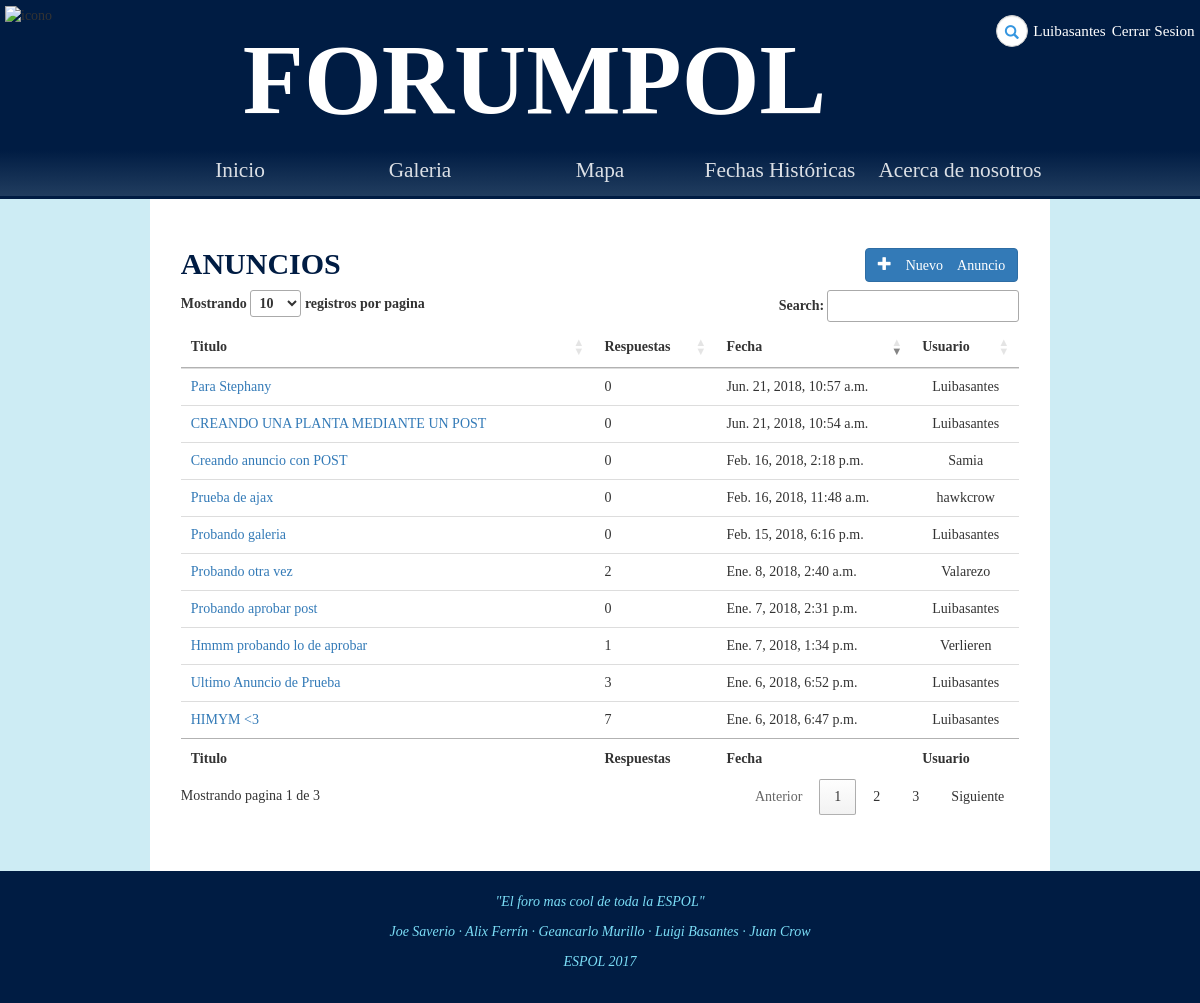
/foro/anuncios/ (signed in), run on the app's committed database.
### Foro/models.py (models this page shows, shortened)
class Thread(models.Model):
	op = models.ForeignKey(Post,on_delete=models.CASCADE)
	category = models.CharField(max_length=25, default='')
	topic = models.CharField(max_length=100, default='')
	respuestas = models.BigIntegerField(default=0)

class Post(models.Model):
	reply_to = models.ForeignKey('self',blank=True, null=True,on_delete=models.SET_NULL)
	content = models.TextField(max_length=500, default='')
	image = models.ImageField(upload_to=upload_location, blank=True,null=True)
	owner = models.ForeignKey(User,null=True,on_delete=models.SET_NULL)
	date = models.DateTimeField(auto_now=True)
	aprobado = models.NullBooleanField(default=None,null=True)

### Foro/views.py (the view)
# urls.py: url(r'^anuncios/(?P<Post_Id>[-]?[0-9]+)/$', login_required(views.detalle_anuncio), name='detalle_anuncio'),
def anuncios(request):
	all_anuncios = Thread.objects.filter(category="anuncio",op__aprobado=True).order_by("-id")
	username = request.user
	moderador = request.user.userprofile.moderador
	context = {'usuario':username,"threads":all_anuncios,"moderador":moderador}
	return render(request, "Foro/anuncios.html", context)

### Foro/templates/Foro/anuncios.html (shortened to what this page needs)
{% extends 'Foro/base.html' %}
{% load static from staticfiles %}
{% block estilo %}
<link rel="stylesheet" type="text/css" href="{% static 'css/anuncios.css' %}">
<link rel="stylesheet" type="text/css" href="https://cdn.datatables.net/1.10.16/css/jquery.dataTables.min.css">
{% endblock %}
{% block body %}
    <section>
        <div id="categoria" class="col-9">
            <div class="container anuncios">
                <h2>
                    <b>ANUNCIOS</b>
                    <a href="{% url 'foro:create_anuncio' %}" class="btn btn-primary pull-right" role="button"><span class="glyphicon glyphicon-plus"> Nuevo Anuncio</span></a>
                </h2>
                <table id="myTable" class="table" cellspacing="0" width="100%">
                    <thead>
                        <tr>
                            <th>Titulo</th>
                            <th class="respuesta">Respuestas</th>
                            <th>Fecha</th>
                            <th class="user">Usuario</th>
                        </tr>
                    </thead>
                    <tfoot>
                        <tr>
                            <th>Titulo</th>
                            <th class="respuesta">Respuestas</th>
                            <th>Fecha</th>
                            <th class="user">Usuario</th>
                        </tr>
                    </tfoot>
                    <tbody>
                        {% for thread in threads %}
                        <tr>
                            <td><a href="{% url 'foro:detalle_anuncio' thread.op.id %}">{{thread.topic}}</a></td>
                            <td class="respuesta">{{ thread.respuestas }}</td>
                            <td>{{thread.op.date}}</td>
                            <td class="user">{{thread.op.owner.username}}</td>
                        </tr>
                        {% endfor %}
                    </tbody>
                </table>
            </div>
        </div>
    </section>
{% endblock %}

### Foro/templates/Foro/base.html (shortened to what this page needs)
<!DOCTYPE html>
<html>
	<head>
        {% load staticfiles %}
		<link rel="stylesheet" type="text/css" href="{% static 'css/bootstrap.css' %}">
		<link rel="stylesheet" type="text/css" href="{% static 'css/estilo.css' %}">
		{% block estilo %}{% endblock %}
	</head>
	<body>
		<div id="cabecera" class="col-12">
			<span class="logo col-1"><img class ="imagen" src="{% static 'images/espol.png' %}" alt="icono"></span>
			<h2 class = 'col-9'>FORUMPOL</h2>
			<div id="header-opts" class="col-4">
				<div id="buscar" class="col-6">
					<form action="search" class="search-form">
					    <div class="form-group has-feedback">
					        <input type="text" class="form-control" name="search" id="search" placeholder="Buscar...">
					        <span class="glyphicon glyphicon-search form-control-feedback"></span>
					    </div>
					</form>
				</div>
				<h4 class="col-3 user"><a href="{% url 'accounts:view_profile' user.id%}">{{ user }}</a></h4>
				<h4 class="col-3 log"><a href="{% url 'accounts:log_out' %}">Cerrar Sesion</a></h4>
			</div>
		</div>
		<nav id="navegation-bar" class="col-12">
			<ul id="menu">
				<li class="elemento-opcion"><a href="{% url 'foro:index' %}">Inicio</a></li>
				<li class="elemento-opcion"><a href="{% url 'foro:galeria' %}">Galeria</a></li>
				<li class="elemento-opcion"><a href="{% url 'foro:mapa' %}">Mapa</a></li>
				<li class="elemento-opcion"><a href="{% url 'foro:timeline' %}">Fechas Históricas</a></li>
				<li class="elemento-opcion"><a href="{% url 'foro:acerca_de' %}">Acerca de nosotros</a></li>
			</ul>
		</nav>
        {% block body %}
        {% endblock %}
		<footer>
			<p><i>"El foro mas cool de toda la ESPOL"</i></p>
			<p><i>Joe Saverio · Alix Ferrín · Geancarlo Murillo · Luigi Basantes · Juan Crow</i></p>
			<p><i>ESPOL 2017</i></p>
		</footer>
	</body>
</html>

### Foro/static/css/estilo.css (style rules this page uses)
* { box-sizing: border-box; font-family: "Libre Baskerville"; }
.col-1 { width: 8.33%; }
.col-3 { width: 25%; }
.col-4 { width: 33.33%; }
.col-6 { width: 50%; }
.col-9 { width: 75%; }
.col-12 { width: 100%; }
#cabecera { background-color: #001C43; margin: 0px; overflow: hidden; display: flex; padding: 5px; }
#cabecera h4 a { font-family: "Libre Baskerville"; }
body { top: -20px; bottom: -20px; background-color: white; background-size:cover; height: 100%; background-color: rgb(205, 236, 244); font-family: "Libre Baskerville"; }
#cabecera h2 { margin-top: 20px; font-size: 100px; color: white; text-align: center; font-weight: bold; font-family: "Libre Baskerville"; padding-left: 120px; }
#cabecera img { width: 100%; }
.user, .log { text-align: center; }
#menu { margin: 0; padding: 0; list-style: none; }
nav#navegation-bar { background: linear-gradient(#001C43, #213D5F); text-align: center; border-bottom-style: solid; border-bottom-color: #001C43; }
ul#menu { display: inline-block; width: 75%; }
ul li.elemento-opcion { padding: 0; margin: 0; float: left; width: 20%; height: 40px; text-align: center; line-height: 40px; font-size: 20px; }
ul li.elemento-opcion a { text-decoration: none; color: white; display: block; opacity: 0.85; font-size: 1.065em; }
footer { background-color: #001C43; color: #7bdef7; padding: 1.5em; text-align: center; position: re; width: 100%; }
#buscar { padding-top: 10px; }
.form-group { margin-bottom: 0; }
.search-form .form-group { float: right !important; transition: all 0.35s, border-radius 0s; width: 32px; height: 32px; background-color: #fff; box-shadow: 0 1px 1px rgba(0, 0, 0, 0.075) inset; border-radius: 25px; border: 1px solid #ccc; }
.search-form .form-group input.form-control { padding-right: 20px; border: 0 none; background: transparent; box-shadow: none; display:block; }
.search-form .form-group span.form-control-feedback { position: absolute; top: -1px; right: -2px; z-index: 2; display: block; width: 34px; height: 34px; line-height: 34px; text-align: center; color: #3596e0; left: initial; font-size: 14px; }
#header-opts h4 { padding-top: 5px; color: white; }
#header-opts { display: flex; }
#header-opts h4 { padding-left: 15px; padding-left: 0px; font-size: 19px; }
#header-opts a { color: white; font-family: "Verdana"; font-size: 0.8em; }

### Foro/static/css/anuncios.css (style rules this page uses)
.btn { margin:1px; }
.anuncios { width: 96.5%; padding-top: 2em; }
#categoria h2 { color: #001C43; }
#categoria { margin: 0 auto; overflow: hidden; background-color: white; height: 48em; }

### data on the page
Thread: topic "Para Stephany", respuestas "0", op "Jun. 21, 2018, 10:57 a.m.", op.owner.username "Luibasantes"
Thread: topic "CREANDO UNA PLANTA MEDIANTE UN POST", respuestas "0", op "Jun. 21, 2018, 10:54 a.m.", op.owner.username "Luibasantes"
Thread: topic "Creando anuncio con POST", respuestas "0", op "Feb. 16, 2018, 2:18 p.m.", op.owner.username "Samia"
Thread: topic "Prueba de ajax", respuestas "0", op "Feb. 16, 2018, 11:48 a.m.", op.owner.username "hawkcrow"
Thread: topic "Probando galeria", respuestas "0", op "Feb. 15, 2018, 6:16 p.m.", op.owner.username "Luibasantes"
Thread: topic "Probando otra vez", respuestas "2", op "Ene. 8, 2018, 2:40 a.m.", op.owner.username "Valarezo"
Thread: topic "Probando aprobar post", respuestas "0", op "Ene. 7, 2018, 2:31 p.m.", op.owner.username "Luibasantes"
Thread: topic "Hmmm probando lo de aprobar", respuestas "1", op "Ene. 7, 2018, 1:34 p.m.", op.owner.username "Verlieren"
Thread: topic "Ultimo Anuncio de Prueba", respuestas "3", op "Ene. 6, 2018, 6:52 p.m.", op.owner.username "Luibasantes"
Thread: topic "HIMYM <3", respuestas "7", op "Ene. 6, 2018, 6:47 p.m.", op.owner.username "Luibasantes"

### other printed values
{{ user }} "Luibasantes"
